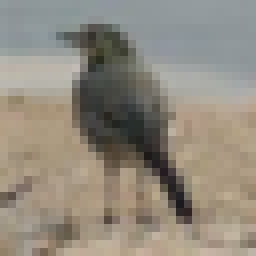
#> input picture paper/figs/ex_id.png, 128 x 128 px (shown 2 times larger); its folder holds only this picture in this run
$ python -i prep_in64.py   (imports and definitions only)
#> lines starting #> are read from the running program, lines starting #| are printed output that depends on the picture
#> in _celeba, im is the input picture: PIL image 128x128 RGB; mean R, G, B 145.2, 138.4, 126.4
# prep_in64.py -- 64x64 arrays for the ImageNet tier, using the EDM2 / ADM preprocessing ("center-crop-dhariwal")
import os, sys, glob, zipfile
import numpy as np
from PIL import Image
from multiprocessing import Pool

HOME = os.path.expanduser('~')
ROOT = f'{HOME}/upknn/data'; OUT = f'{ROOT}/npy'; OO = f'{ROOT}/openood'
# [2 lines not run here, left out]
L = f'{OO}/benchmark_imglist/imagenet'
D = f'{HOME}/datasets/openood_official'


def crop64(im, size=64):
#> called with size = 64
    im = im.convert('RGB')
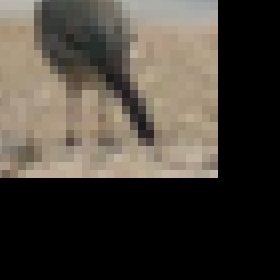
#> im: PIL image 140x140 RGB (shown 2 times larger); mean R, G, B 71.9, 65.9, 57.6
    while min(*im.size) >= 2 * size:
        im = im.resize(tuple(x // 2 for x in im.size), resample=Image.BOX)
#> this loop made 1 pass
#> pass 1, in crop64, `im = im.resize(tuple(x // 2 for x in im.size), resample=Image.BOX)`:
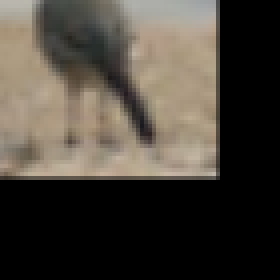
#> im: PIL image 70x70 RGB (shown 4 times larger); mean R, G, B 72, 66, 57.8
    s = size / min(*im.size)
#> s = 0.914
    im = im.resize(tuple(round(x * s) for x in im.size), resample=Image.BICUBIC)
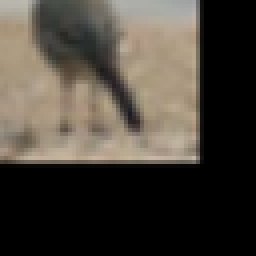
#> im: PIL image 64x64 RGB (shown 4 times larger); mean R, G, B 72.1, 66.1, 57.8
    a = np.asarray(im)
    y, x = (a.shape[0] - size) // 2, (a.shape[1] - size) // 2
#> y = 0; x = 0
    return a[y:y + size, x:x + size]


def _one(path):
    try:
        with Image.open(path) as im:
            return crop64(im)
    except Exception as e:
        print('ERR', path, e, flush=True)
        return np.zeros((64, 64, 3), np.uint8)


def _celeba(path):
    with Image.open(path) as im:
        im = im.convert('RGB')
        l, t = round((178 - 140) / 2), round((218 - 140) / 2)
        return crop64(im.crop((l, t, l + 140, t + 140)))


def build(name, paths, fn=_one):
    if os.path.exists(f'{OUT}/{name}.npy'):
        print('exists', name, flush=True); return
    missing = [p for p in paths if not os.path.exists(p)]
    print(name, len(paths), 'missing', len(missing), missing[:2], flush=True)
    assert not missing
    with Pool(22) as pool:
        arr = np.stack(pool.map(fn, paths, chunksize=64))
    np.save(f'{OUT}/{name}.npy', arr)
    print(f'[saved] {name} {arr.shape} mean={arr.mean():.2f} std={arr.std():.2f}', flush=True)


def read_list(f):
    rows = [l.rsplit(' ', 1) for l in open(f'{L}/{f}').read().strip().split('\n')]
    return [r[0] for r in rows], np.array([int(r[1]) for r in rows])


# [4 lines not run here, left out]
# [1 line that did not run here, left out]
# [1 line not run here, left out]
# [1 line that did not run here, left out]
nroot = f'{HOME}/ood_benchmarks/ninco/NINCO/NINCO_OOD_classes'
nidx = {os.path.relpath(q, nroot).replace(' ', '_'): q for q in glob.glob(f'{nroot}/*/*')}      # OpenOOD replaced spaces by underscores
# [1 line not run here, left out]
# [1 line that did not run here, left out]
# [1 line not run here, left out]
# [1 line that did not run here, left out]
# [1 line not run here, left out]
# [1 line that did not run here, left out]
# [1 line not run here, left out]
# extra far-domain sets at 64x64
pl = sorted(glob.glob(f'{HOME}/datasets/places365_val256/val_256/*.jpg'))
rng = np.random.RandomState(0)
# [3 lines not run here, left out]
# a slice of ImageNet train (to check the train / held-out gap of the statistics)
# [1 line that did not run here, left out]
tr = []
# [6 lines not run here, left out]

>>> result = _celeba('../paper/figs/ex_id.png')
